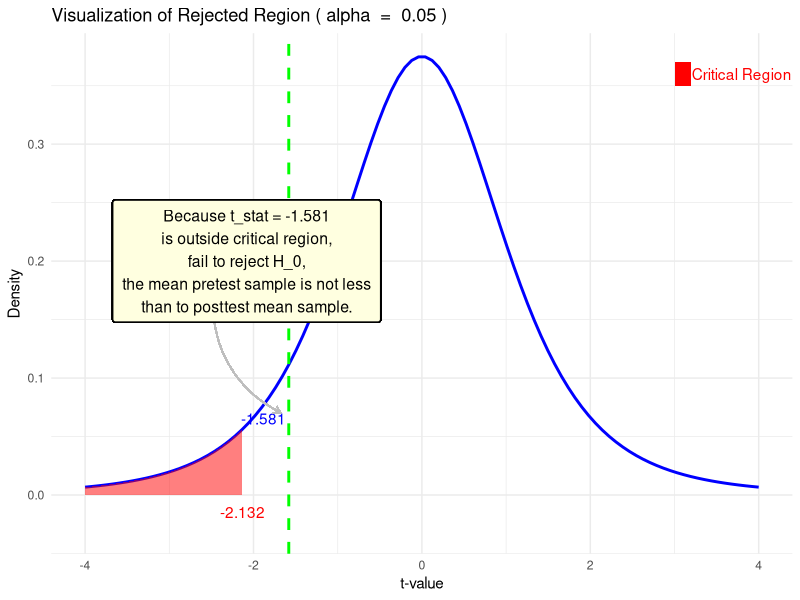

Generate this figure with R:
# Load necessary libraries
library(ggplot2)

# Step 1: Set up parameters
alpha <- 0.05
pretest <- c(2, 2, 2.3, 2.1, 2.4)
posttest <- c(2.2, 1.9, 2.5, 2.3, 2.4)


# Step 2: Perform the paired sample t-test
t_test_result <- t.test(pretest, posttest, paired = TRUE)

# Step 3: View the t-value
t_value <- t_test_result$statistic
hyp_mode <- "left" # options: "two-sided", "left", "right"

# Step 4: Calculate degrees of freedom
df <- length(pretest) - 1

# Step 5: Generate the t-distribution data frame
x <- seq(-4, 4, length = 100)
y <- dt(x, df)
t_dist_data <- data.frame(x = x, y = y)

# Step 6: Create the base ggplot
p <- ggplot(t_dist_data, aes(x = x, y = y)) +
  geom_line(size = 1, color = "blue") +
  labs(title = paste("Visualization of Rejected Region (", expression(alpha), " = ", alpha, ")"), y = "Density", x = "t-value") +
  theme_minimal()


# Step 7: Add shaded regions based on hypothesis mode
if (hyp_mode == "two-sided") {
  critical_value <- qt(1 - alpha / 2, df)

  p <- p +
    geom_area(
      data = subset(t_dist_data, x >= critical_value),
      aes(y = y), fill = "red", alpha = 0.5
    ) +
    geom_area(
      data = subset(t_dist_data, x <= -critical_value),
      aes(y = y), fill = "red", alpha = 0.5
    )
} else if (hyp_mode == "left") {
  critical_value <- qt(alpha, df)

  p <- p +
    geom_area(
      data = subset(t_dist_data, x <= critical_value),
      aes(y = y), fill = "red", alpha = 0.5
    )
} else if (hyp_mode == "right") {
  critical_value <- qt(1 - alpha, df)

  p <- p +
    geom_area(
      data = subset(t_dist_data, x >= critical_value),
      aes(y = y), fill = "red", alpha = 0.5
    )
}


# Step 8: Add a vertical line for the t-value
p <- p +
  geom_vline(xintercept = t_value, color = "green", linetype = "dashed", size = 1) +
  annotate("text",
    x = t_value - 0.3, y = 0.05,
    label = round(t_value, 3),
    color = "blue", vjust = -1
  )

# Step 9: Add a curved annotation from the text to the vertical line
p <- p +
  geom_curve(
    aes(
      x = t_value - 0.8, y = 0.2,
      xend = t_value - 0.1, yend = 0.07
    ),
    curvature = 0.4,
    arrow = arrow(length = unit(0.2, "cm")),
    color = "grey"
  )

# Step 10: Add critical value annotation


# Step 11: Add conclusion annotation based on hypothesis mode and t-value
if (hyp_mode == "two-sided") {
  p <- p +
    annotate("text", x = critical_value, y = -0.03, label = round(critical_value, 3), color = "red", vjust = -1) +
    annotate("text", x = -critical_value, y = -0.03, label = round(-critical_value, 3), color = "red", vjust = -1)

  if (abs(t_value) > critical_value) {
    conclusion_text <- paste0("Because t_stat = ", round(t_value, 3), "\nis inside critical region,\nreject H_0,\nthe mean pretest sample is not\nequal to mean posttest sample.")
  } else {
    conclusion_text <- paste0("Because t_stat =", round(t_value, 3), "\nis outside critical region,\nfail to reject H_0,\nthe mean pretest sample is\nequal to mean posttest sample.")
  }
} else if (hyp_mode == "left") {
  p <- p +

    annotate("text", x = critical_value, y = -0.03, label = round(critical_value, 3), color = "red", vjust = -1)

  if (t_value < critical_value) {
    conclusion_text <- paste0("Because t_stat = ", round(t_value, 3), "\nis inside critical region,\nreject H_0,\nthe mean pretest sample is less\nthan to posttest mean sample.")
  } else {
    conclusion_text <- paste0("Because t_stat = ", round(t_value, 3), "\nis outside critical region,\nfail to reject H_0,\nthe mean pretest sample is not less\nthan to posttest mean sample.")
  }
} else if (hyp_mode == "right") {
  p <- p +
    annotate("text", x = critical_value, y = -0.03, label = round(critical_value, 3), color = "red", vjust = -1)

  if (t_value > critical_value) {
    conclusion_text <- paste0("Because t_stat = ", round(t_value, 3), "\nis inside critical region,\nreject H_0,\nthe mean pretest sample is greater\nthan to mean posttest sample.")
  } else {
    conclusion_text <- paste0("Because t_stat = ", round(t_value, 3), "\nis outside critical region,\nfail to reject H_0,\nthe mean pretest sample is not greater\nthan to mean posttest sample.")
  }
}

# Step 12: Add the conclusion text as a box annotation in the top left corner
p <- p +
  geom_label(aes(x = t_value - 0.5, y = 0.2, label = conclusion_text),
    color = "black", fill = "lightyellow", size = 4,
    label.padding = unit(0.5, "lines"), label.size = 0.5
  ) +
  geom_rect(aes(xmin = 3, xmax = 3.2, ymin = .35, ymax = .37),
    alpha = 0.5,
    fill = "red"
  ) +
  annotate("text",
    x = 3.8,
    y = .36,
    label = "Critical Region",
    color = "red"
  )

# Display the plot
print(p)
